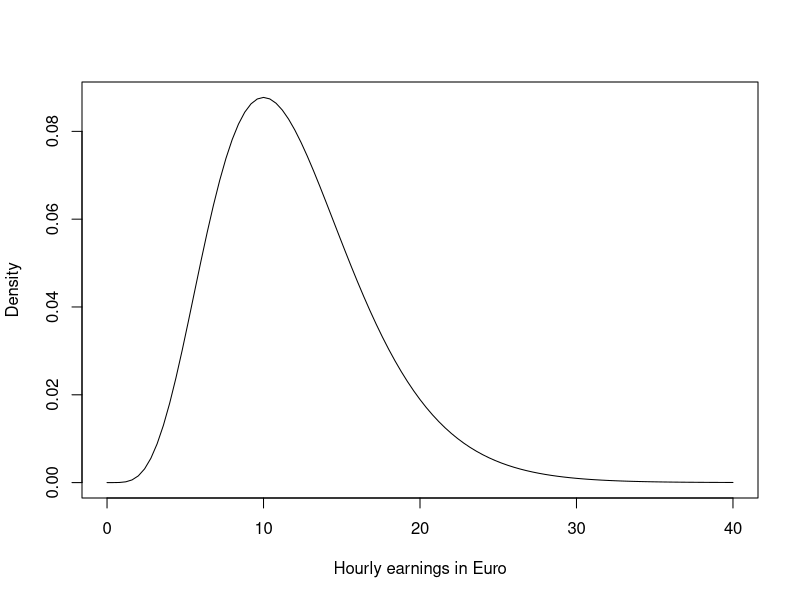
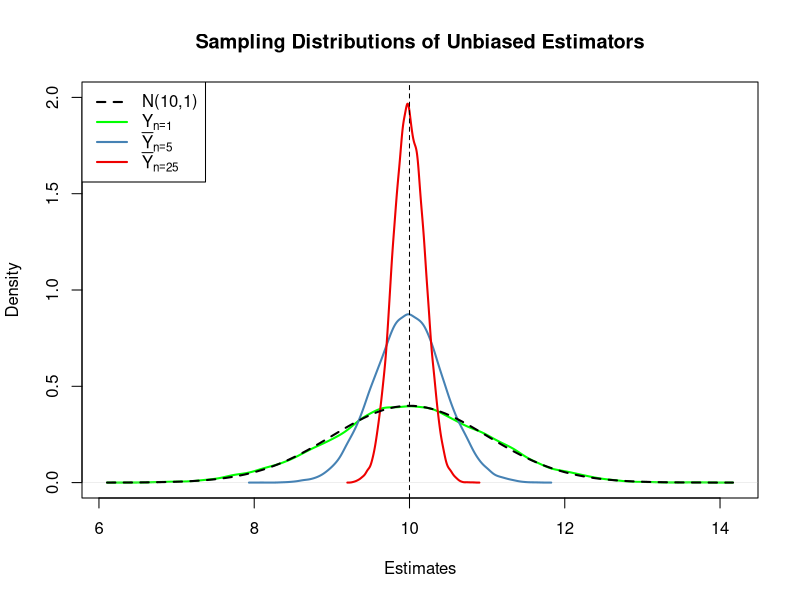
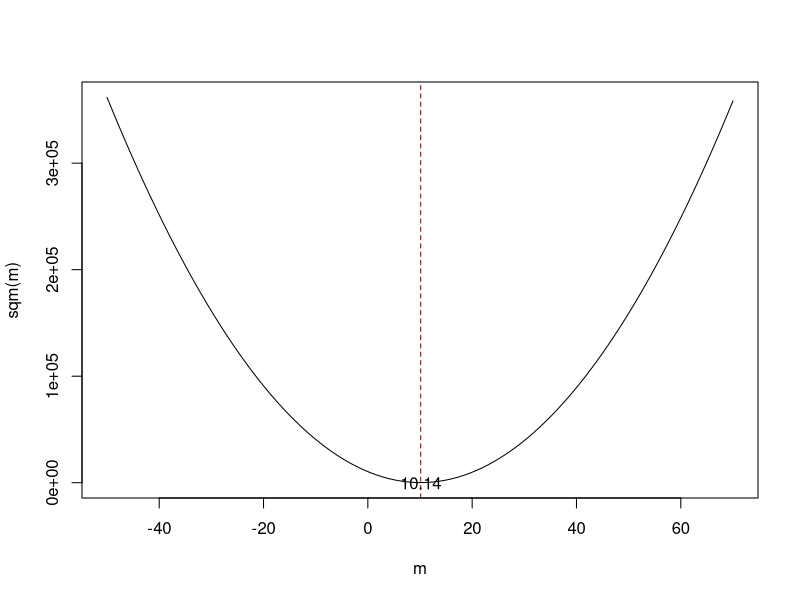
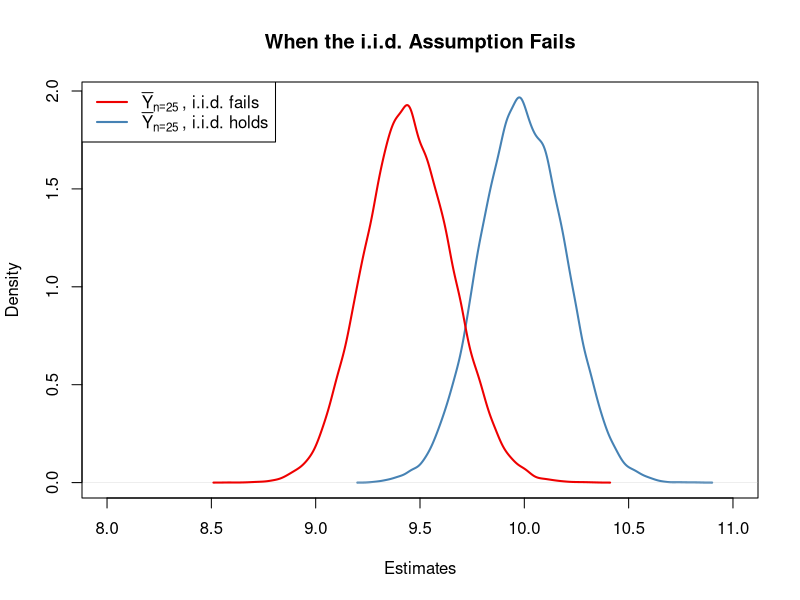
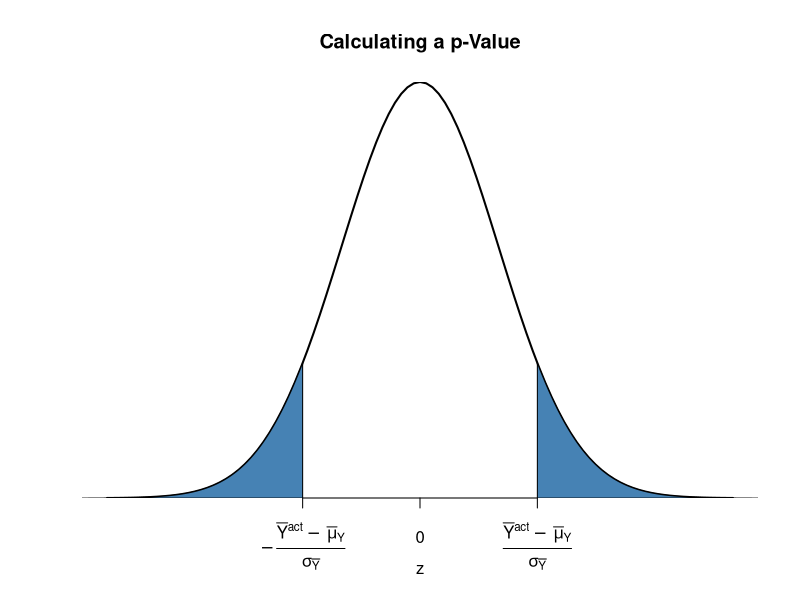
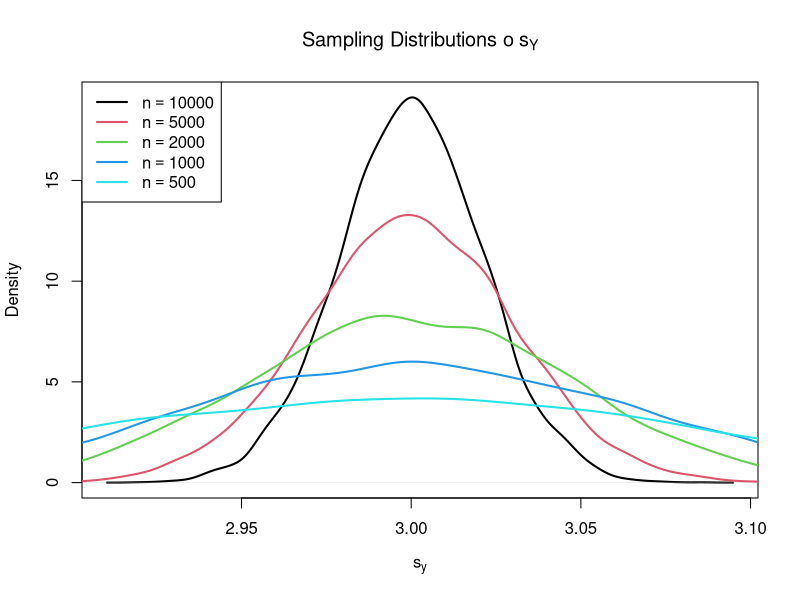
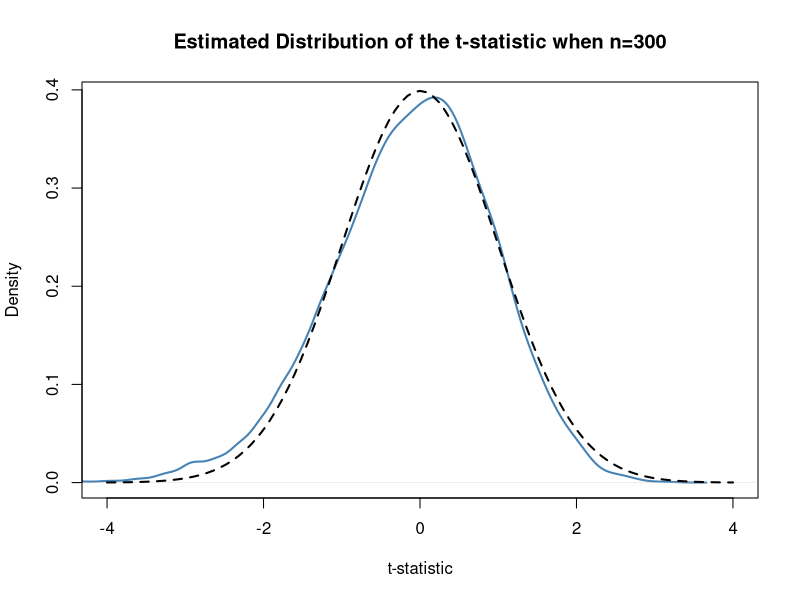
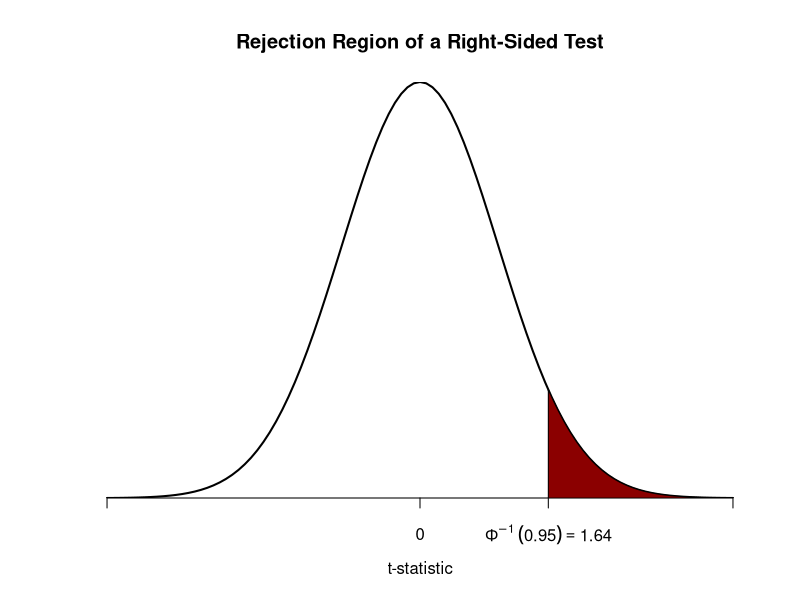

Write the R code that produced these figures, in order. (Note: this script raises an error after producing the figures.)
## ---- chunk 1
cat('
<div class = "keyconcept" id="KC3.1">
<h3 class = "right"> Key Concept 3.1 </h3>          
<h3 class = "left"> Estimators and Estimates </h3>

*Estimators* are functions of sample data drawn from an unknown population. *Estimates* are numeric values computed by estimators based on the sample data. Estimators are random variables because they are functions of *random* data. Estimates are nonrandom numbers.

</div>
')
## ---- chunk 2
cat('\\begin{keyconcepts}[Estimators and Estimates]{3.1}
\\textit{Estimators} are functions of sample data that are drawn randomly from an unknown population. \\textit{Estimates} are numeric values computed by estimators based on the sample data. Estimators are random variables because they are functions of \\textit{random} data. Estimates are nonrandom numbers.
\\end{keyconcepts}')
## ---- chunk 3
# plot the chi_12^2 distribution
curve(dchisq(x, df=12), 
      from = 0, 
      to = 40, 
      ylab = "Density", 
      xlab = "Hourly earnings in Euro")
## ---- chunk 4
# set seed for reproducibility
set.seed(1)

# sample from the chi_12^2 distribution, use only the first observation
rsamp <- rchisq(n = 100, df = 12)
rsamp[1]
## ---- chunk 5
cat('
<div class = "keyconcept" id="KC3.2">
<h3 class = "right"> Key Concept 3.2 </h3>          
<h3 class = "left"> Bias, Consistency and Efficiency </h3>

Desirable characteristics of an estimator include unbiasedness, consistency and efficiency.

**Unbiasedness:**  
If the mean of the sampling distribution of some estimator $\\hat\\mu_Y$ for the population mean $\\mu_Y$ equals $\\mu_Y$,
$$ E(\\hat\\mu_Y) = \\mu_Y, $$
the estimator is unbiased for $\\mu_Y$. The *bias* of $\\hat\\mu_Y$ then is $0$:

$$ E(\\hat\\mu_Y) - \\mu_Y = 0$$

**Consistency:**

We want the uncertainty of the estimator $\\mu_Y$ to decrease as the number of observations in the sample grows. More precisely, we want the probability that the estimate $\\hat\\mu_Y$ falls within a small interval around the true value $\\mu_Y$ to get increasingly closer to $1$ as $n$ grows. We write this as

$$ \\hat\\mu_Y \\xrightarrow{p} \\mu_Y. $$

**Variance and efficiency:**

We want the estimator to be efficient. Suppose we have two estimators, $\\hat\\mu_Y$ and $\\overset{\\sim}{\\mu}_Y$ and for some given sample size $n$ it holds that

$$ E(\\hat\\mu_Y) = E(\\overset{\\sim}{\\mu}_Y) = \\mu_Y $$
but
$$\\text{Var}(\\hat\\mu_Y) < \\text{Var}(\\overset{\\sim}{\\mu}_Y).$$

We then prefer to use $\\hat\\mu_Y$ as it has a lower variance than $\\overset{\\sim}{\\mu}_Y$, meaning that $\\hat\\mu_Y$ is more *efficient* in using the information provided by the observations in the sample.

</div>
')
## ---- chunk 6
cat('\\begin{keyconcepts}[Bias\\comma Consistency and Efficiency]{3.2}
Desirable characteristics of an estimator include unbiasedness, consistency and efficiency.\\newline

\\textbf{Unbiasedness:}

If the mean of the sampling distribution of some estimator $\\hat\\mu_Y$ for the population mean $\\mu_Y$ equals $\\mu_Y$,
$$ E(\\hat\\mu_Y) = \\mu_Ym, $$
the estimator is unbiased for $\\mu_Y$. The \\textit{bias} of $\\hat\\mu_Y$ then is $0$:

$$ E(\\hat\\mu_Y) - \\mu_Y = 0$$

\\textbf{Consistency:}

We want the uncertainty of the estimator $\\mu_Y$ to decrease as the number of observations in the sample grows. More precisely, we want the probability that the estimate $\\hat\\mu_Y$ falls within a small interval around the true value $\\mu_Y$ to get increasingly closer to $1$ as $n$ grows. We write this as

$$ \\hat\\mu_Y \\xrightarrow{p} \\mu_Y. $$

\\textbf{Variance and efficiency:}

We want the estimator to be efficient. Suppose we have two estimators, $\\hat\\mu_Y$ and $\\overset{\\sim}{\\mu}_Y$ and for some given sample size $n$ it holds that

$$ E(\\hat\\mu_Y) = E(\\overset{\\sim}{\\mu}_Y) = \\mu_Y $$
but
$$\\text{Var}(\\hat\\mu_Y) < \\text{Var}(\\overset{\\sim}{\\mu}_Y).$$

We then prefer to use $\\hat\\mu_Y$ as it has a lower variance than $\\overset{\\sim}{\\mu}_Y$, meaning that $\\hat\\mu_Y$ is more \\textit{efficient} in using the information provided by the observations in the sample.
\\end{keyconcepts}')
## ---- chunk 7
# generate a fictious population
pop <- rnorm(10000, 10, 1)

# sample from the population and estimate the mean
est1 <- replicate(expr = mean(sample(x = pop, size = 5)), n = 25000)

est2 <- replicate(expr = mean(sample(x = pop, size = 25)), n = 25000)

fo <- replicate(expr = sample(x = pop, size = 5)[1], n = 25000)
## ---- chunk 8
# check if object type is vector
is.vector(est1)
is.vector(est2)

# check length
length(est1)
length(est2)
## ---- chunk 9
# plot density estimate Y_1
plot(density(fo), 
      col = "green", 
      lwd = 2,
      ylim = c(0, 2),
      xlab = "Estimates",
      main = "Sampling Distributions of Unbiased Estimators")

# add density estimate for the distribution of the sample mean with n=5 to the plot
lines(density(est1), 
     col = "steelblue", 
     lwd = 2, 
     bty = "l")

# add density estimate for the distribution of the sample mean with n=25 to the plot
lines(density(est2), 
      col = "red2", 
      lwd = 2)

# add a vertical line at the true parameter
abline(v = 10, lty = 2)

# add N(10,1) density to the plot
curve(dnorm(x, mean = 10), 
     lwd = 2,
     lty = 2,
     add = T)

# add a legend
legend("topleft",
       legend = c("N(10,1)",
                  expression(Y[n == 1]),
                  expression(bar(Y)[n == 5]),
                  expression(bar(Y)[n == 25])
                  ), 
       lty = c(2, 1, 1, 1), 
       col = c("black","green", "steelblue", "red2"),
       lwd = 2)
## ---- chunk 10
# define the function and vectorize it
sqm <- function(m) {
 sum((y-m)^2)
}
sqm <- Vectorize(sqm)

# draw random sample and compute the mean
y <- rnorm(100, 10, 1)
mean(y)
## ---- chunk 11
# plot the objective function
curve(sqm(x), 
      from = -50, 
      to = 70,
      xlab = "m",
      ylab = "sqm(m)")

# add vertical line at mean(y)
abline(v = mean(y), 
       lty = 2, 
       col = "darkred")

# add annotation at mean(y)
text(x = mean(y), 
     y = 0, 
     labels = paste(round(mean(y), 2)))
## ---- chunk 12
# compute the population mean of pop
mean(pop)
## ---- chunk 13
# simulate outcomes for the sample mean when the i.i.d. assumption fails
est3 <-  replicate(n = 25000, 
                   expr = mean(sample(x = sort(pop), 
                                      size = 25, 
                                      prob = c(rep(4, 2500), rep(1, 7500)))))

# compute the sample mean of the outcomes
mean(est3)
## ---- chunk 14
# sampling distribution of sample mean, i.i.d. holds, n=25
plot(density(est2), 
      col = "steelblue",
      lwd = 2,
      xlim = c(8, 11),
      xlab = "Estimates",
      main = "When the i.i.d. Assumption Fails")

# sampling distribution of sample mean, i.i.d. fails, n=25
lines(density(est3),
      col = "red2",
      lwd = 2)

# add a legend
legend("topleft",
       legend = c(expression(bar(Y)[n == 25]~", i.i.d. fails"),
                  expression(bar(Y)[n == 25]~", i.i.d. holds")
                  ), 
       lty = c(1, 1), 
       col = c("red2", "steelblue"),
       lwd = 2)
## ---- chunk 15
# plot the standard normal density on the interval [-4,4]
curve(dnorm(x),
      xlim = c(-4, 4),
      main = "Calculating a p-Value",
      yaxs = "i",
      xlab = "z",
      ylab = "",
      lwd = 2,
      axes = "F")

# add x-axis
axis(1, 
     at = c(-1.5, 0, 1.5), 
     padj = 0.75,
     labels = c(expression(-frac(bar(Y)^"act"~-~bar(mu)[Y,0], sigma[bar(Y)])),
                0,
                expression(frac(bar(Y)^"act"~-~bar(mu)[Y,0], sigma[bar(Y)]))))

# shade p-value/2 region in left tail
polygon(x = c(-6, seq(-6, -1.5, 0.01), -1.5),
        y = c(0, dnorm(seq(-6, -1.5, 0.01)),0), 
        col = "steelblue")

# shade p-value/2 region in right tail
polygon(x = c(1.5, seq(1.5, 6, 0.01), 6),
        y = c(0, dnorm(seq(1.5, 6, 0.01)), 0), 
        col = "steelblue")
## ---- chunk 16
# vector of sample sizes
n <- c(10000, 5000, 2000, 1000, 500)

# sample observations, estimate using 'sd()' and plot the estimated distributions
sq_y <- replicate(n = 10000, expr = sd(rnorm(n[1], 10, 3)))
plot(density(sq_y),
     main = expression("Sampling Distributions o" ~ s[Y]),
     xlab = expression(s[y]),
     lwd = 2)

for (i in 2:length(n)) {
  sq_y <- replicate(n = 10000, expr = sd(rnorm(n[i], 10, 3)))
  lines(density(sq_y), 
        col = i, 
        lwd = 2)
}

# add a legend
legend("topleft",
       legend = c(expression(n == 10000),
                  expression(n == 5000),
                  expression(n == 2000),
                  expression(n == 1000),
                  expression(n == 500)), 
       col = 1:5,
       lwd = 2)
## ---- chunk 17
cat('
<div class = "keyconcept" id="KC3.4">
<h3 class = "right"> Key Concept 3.4 </h3>          
<h3 class = "left"> The Standard Error of $\\overline{Y}$ </h3>

Take an i.i.d. sample $Y_1, \\dots, Y_n$. The mean of $Y$ is consistently estimated by $\\overline{Y}$, the sample mean of the $Y_i$. Since $\\overline{Y}$ is a random variable, it has a sampling distribution with variance $\\frac{\\sigma_Y^2}{n}$.

The standard error of $\\overline{Y}$, denoted $SE(\\overline{Y})$ is an estimator of the standard deviation of $\\overline{Y}$:

$$ SE(\\overline{Y}) = \\hat\\sigma_{\\overline{Y}} = \\frac{s_Y}{\\sqrt{n}} $$

The caret (^) over $\\sigma$ indicates that $\\hat\\sigma_{\\overline{Y}}$ is an estimator for $\\sigma_{\\overline{Y}}$. 
</div>
')
## ---- chunk 18
cat('\\begin{keyconcepts}[The Standard Error of $\\overline{Y}$]{3.4}
Take an i.i.d. sample $Y_1, \\dots, Y_n$. The mean of $Y$ is consistently estimated by $\\overline{Y}$, the sample mean of the $Y_i$. Since $\\overline{Y}$ is a random variable, it has a sampling distribution with variance $\\frac{\\sigma_Y^2}{n}$.

The standard error of $\\overline{Y}$, denoted $SE(\\overline{Y})$ is an estimator of the standard deviation of $\\overline{Y}$:

$$ SE(\\overline{Y}) = \\hat\\sigma_{\\overline{Y}} = \\frac{s_Y}{\\sqrt{n}} $$

The caret (\\string^) over $\\sigma$ indicates that $\\hat\\sigma_{\\overline{Y}}$ is an estimator for $\\sigma_{\\overline{Y}}$. 
\\end{keyconcepts}
')
## ---- chunk 19
# draw 10000 samples of size 100 and estimate the mean of Y and
# estimate the standard error of the sample mean

mean_estimates <- numeric(10000)
se_estimates <- numeric(10000)

for (i in 1:10000) {
  
  s <- sample(0:1, 
              size = 100,  
              prob = c(0.9, 0.1),
              replace = T)
  
  mean_estimates[i] <- mean(s)
  se_estimates[i] <- sqrt(mean(s) * (1 - mean(s)) / 100)

}

mean(mean_estimates)
mean(se_estimates)
## ---- chunk 20
# sample and estimate, compute standard error
samplemean_act <- mean(
  sample(0:1, 
         prob = c(0.9, 0.1), 
         replace = T, 
         size = 100))

SE_samplemean <- sqrt(samplemean_act * (1 - samplemean_act) / 100)

# null hypothesis
mean_h0 <- 0.1

# compute the p-value
pvalue <- 2 * pnorm(- abs(samplemean_act - mean_h0) / SE_samplemean)
pvalue
## ---- chunk 21
# compute a t-statistic for the sample mean
tstatistic <- (samplemean_act - mean_h0) / SE_samplemean
tstatistic
## ---- chunk 22
# prepare empty vector for t-statistics
tstatistics <- numeric(10000)

# set sample size
n <- 300

# simulate 10000 t-statistics
for (i in 1:10000) {
  
  s <- sample(0:1, 
              size = n,  
              prob = c(0.9, 0.1),
              replace = T)
  
  tstatistics[i] <- (mean(s)-0.1)/sqrt(var(s)/n)
  
}
## ---- chunk 23
# plot density and compare to N(0,1) density
plot(density(tstatistics),
     xlab = "t-statistic",
     main = "Estimated Distribution of the t-statistic when n=300",
     lwd = 2,
     xlim = c(-4, 4),
     col = "steelblue")

# N(0,1) density (dashed)
curve(dnorm(x), 
      add = T, 
      lty = 2, 
      lwd = 2)
## ---- chunk 24
cat('
<div class = "keyconcept" id="KC3.5">
<h3 class = "right"> Key Concept 3.5 </h3>          
<h3 class = "left"> The Terminology of Hypothesis Testing </h3>

In hypothesis testing, two types of mistakes are possible:

1. The null hypothesis *is* rejected although it is true (type-I-error)  

2. The null hypothesis *is not* rejected although it is false (type-II-error) 

The **significance level** of the test is the probability to commit a type-I-error we are willing to accept in advance. E.g., using a prespecified significance level of $0.05$, we reject the null hypothesis if and only if the $p$-value is less than $0.05$. The significance level is chosen before the test is conducted.

An equivalent procedure is to reject the null hypothesis if the observed test statistic is, in absolute value terms, larger than the **critical value** of the test statistic. The critical value is determined by the significance level chosen and defines two disjoint sets of values which are called **acceptance region** and **rejection region**. The acceptance region contains all values of the test statistic for which the test does not reject while the rejection region contains all the values for which the test does reject.

The **$p$-value** is the probability that, in repeated sampling under the same conditions a test statistic is observed that provides just as much evidence against the null hypothesis as the test statistic actually observed.

The actual probability that the test rejects the true null hypothesis is called the **size of the test**. In an ideal setting, the size does equal the significance level.

The probability that the test correctly rejects a false null hypothesis is called **power**. 

</div>
')
## ---- chunk 25
cat('\\begin{keyconcepts}[The Terminology of Hypothesis Testing]{3.5}
In hypothesis testing, two types of mistakes are possible:\\newline

\\begin{enumerate}
\\item The null hypothesis \\textit{is} rejected although it is true (type-I-error)  
\\item The null hypothesis \\textit{is not} rejected although it is false (type-II-error) 
\\end{enumerate}\\vspace{0.5cm}

The \\textit{significance level} of the test is the probability to commit a type-I-error we are willing to accept in advance. E.g., using a prespecified significance level of $0.05$, we reject the null hypothesis if and only if the $p$-value is less than $0.05$. The significance level is chosen before the test is conducted.\\newline

An equivalent procedure is to reject the null hypothesis if the observed test statistic is, in absolute value terms, larger than the \\textit{critical value} of the test statistic. The critical value is determined by the significance level chosen and defines two disjoint sets of values which are called \\textit{acceptance region} and \\textit{rejection region}. The acceptance region contains all values of the test statistic for which the test does not reject while the rejection region contains all the values for which the test does reject.\\newline

The \\textit{$p$-value} is the probability that, in repeated sampling under the same conditions, a test statistic is observed that provides just as much evidence against the null hypothesis as the test statistic actually observed.\\newline

The actual probability that the test rejects the true null hypothesis is called the \\textit{size of the test}. In an ideal setting, the size equals the significance level.\\newline

The probability that the test correctly rejects a false null hypothesis is called \\textit{power}. 
\\end{keyconcepts}
')
## ---- chunk 26
# check whether p-value < 0.05
pvalue < 0.05
## ---- chunk 27
# check the critical value
qnorm(p = 0.975)

# check whether the null is rejected using the t-statistic computed further above
abs(tstatistic) > 1.96
## ---- chunk 28
cat('
<div class = "keyconcept" id="KC3.6">
<h3 class = "right"> Key Concept 3.6 </h3>          
<h3 class = "left"> Testing the Hypothesis $E(Y) = \\mu_{Y,0}$ Against the Alternative $E(Y) \\neq \\mu_{Y,0}$ </h3>

1. Estimate $\\mu_{Y}$ using $\\overline{Y}$ and compute the $SE(\\overline{Y})$, standard error of $\\overline{Y}$.

2. Compute the $t$-statistic.

3. Compute the $p$-value and reject the null hypothesis at the $5\\%$ level of significance if the $p$-value is smaller than $0.05$ or, equivalently, if
$$ \\left\\lvert t^{act} \\right\\rvert > 1.96. $$
</div>

')
## ---- chunk 29
cat('\\begin{keyconcepts}[Testing the Hypothesis $E(Y) = \\mu_{Y,0}$ Against the Alternative $E(Y) \\neq \\mu_{Y,0}$]{3.6}
\\begin{enumerate}
\\item Estimate $\\mu_{Y}$ using $\\overline{Y}$ and compute $SE(\\overline{Y})$, the standard error of $SE(\\overline{Y})$.
\\item Compute the $t$-statistic.
\\item Compute the $p$-value and reject the null hypothesis at the $5\\%$ level of significance if the $p$-value is smaller than $0.05$ or, equivalently, if $$\\left\\lvert t^{act} \\right\\rvert > 1.96.$$
\\end{enumerate}
\\end{keyconcepts}
')
## ---- chunk 30
# plot the standard normal density on the domain [-4,4]
curve(dnorm(x),
      xlim = c(-4, 4),
      main = "Rejection Region of a Right-Sided Test",
      yaxs = "i",
      xlab = "t-statistic",
      ylab = "",
      lwd = 2,
      axes = "F")

# add the x-axis
axis(1, 
     at = c(-4, 0, 1.64, 4), 
     padj = 0.5,
     labels = c("", 0, expression(Phi^-1~(.95)==1.64), ""))

# shade the rejection region in the left tail
polygon(x = c(1.64, seq(1.64, 4, 0.01), 4),
        y = c(0, dnorm(seq(1.64, 4, 0.01)), 0), 
        col = "darkred")
## ---- chunk 31
# plot the the standard normal density on the domain [-4,4]
curve(dnorm(x),
      xlim = c(-4, 4),
      main = "Rejection Region of a Left-Sided Test",
      yaxs = "i",
      xlab = "t-statistic",
      ylab = "",
      lwd = 2,
      axes = "F")

# add x-axis
axis(1, 
     at = c(-4, 0, -1.64, 4), 
     padj = 0.5,
     labels = c("", 0, expression(Phi^-1~(.05)==-1.64), ""))

# shade rejection region in right tail
polygon(x = c(-4, seq(-4, -1.64, 0.01), -1.64),
        y = c(0, dnorm(seq(-4, -1.64, 0.01)), 0), 
        col = "darkred")
## ---- chunk 32
cat('
<div class = "keyconcept" id="KC3.7">
<h3 class = "right"> Key Concept 3.7 </h3>          
<h3 class = "left"> Confidence Intervals for the Population Mean </h3>

A $95\\%$ confidence interval for $\\mu_Y$ is a random variable that contains the true $\\mu_Y$ in $95\\%$ of all possible random samples. When $n$ is large we can use the normal approximation. Then, $99\\%$, $95\\%$, $90\\%$ confidence intervals are

\\begin{align}
&99\\%\\text{ confidence interval for } \\mu_Y = \\left[ \\overline{Y} \\pm 2.58 \\times SE(\\overline{Y}) \\right], \\\\
&95\\%\\text{ confidence interval for } \\mu_Y = \\left[\\overline{Y} \\pm 1.96 \\times SE(\\overline{Y}) \\right], \\\\
&90\\%\\text{ confidence interval for } \\mu_Y = \\left[ \\overline{Y} \\pm 1.64 \\times SE(\\overline{Y}) \\right].
\\end{align}

These confidence intervals are sets of null hypotheses we cannot reject in a two-sided hypothesis test at the given level of confidence.

Now consider the following statements.

1. In repeated sampling, the interval
$$ \\left[ \\overline{Y} \\pm 1.96 \\times SE(\\overline{Y}) \\right] $$
covers the true value of $\\mu_Y$ with a probability of $95\\%$.

2. We have computed $\\overline{Y} = 5.1$ and $SE(\\overline{Y})=2.5$ so the interval
$$ \\left[ 5.1  \\pm 1.96 \\times 2.5 \\right] = \\left[0.2,10\\right] $$ covers the true value of $\\mu_Y$ with a probability of $95\\%$.

While 1. is right (this is in line with the definition above), 2. is wrong and none of your lecturers wants to read such a sentence in a term paper, written exam or similar, believe us.
The difference is that, while 1. is the definition of a random variable, 2. is one possible *outcome* of this random variable so there is no meaning in making any probabilistic statement about it. Either the computed interval does cover $\\mu_Y$ *or* it does not!

</div>
')
## ---- chunk 33
cat('\\begin{keyconcepts}[Confidence Intervals for the Population Mean]{3.7}
A $95\\%$ confidence interval for $\\mu_Y$ is a \\texttt{random variable} that contains the true $\\mu_Y$ in $95\\%$ of all possible random samples. When $n$ is large we can use the normal approximation. Then, $99\\%$, $95\\%$, $90\\%$ confidence intervals are

\\begin{align}
&99\\%\\text{ confidence interval for } \\mu_Y = \\left[ \\overline{Y} \\pm 2.58 \\times SE(\\overline{Y}) \\right], \\\\
&95\\%\\text{ confidence interval for } \\mu_Y = \\left[\\overline{Y} \\pm 1.96 \\times SE(\\overline{Y}) \\right], \\\\
&90\\%\\text{ confidence interval for } \\mu_Y = \\left[ \\overline{Y} \\pm 1.64 \\times SE(\\overline{Y}) \\right].
\\end{align}

These confidence intervals are sets of null hypotheses we cannot reject in a two-sided hypothesis test at the given level of confidence.\\newline

Now consider the following statements.\\newline

\\begin{enumerate}
\\item In repeated sampling, the interval
$$ \\left[ \\overline{Y} \\pm 1.96 \\times SE(\\overline{Y}) \\right] $$
covers the true value of $\\mu_Y$ with a probability of $95\\%$.

\\item We have computed $\\overline{Y} = 5.1$ and $SE(\\overline{Y})=2.5$ so the interval
$$ \\left[5.1  \\pm 1.96 \\times 2.5 \\right] = \\left[0.2,10\\right] $$ covers the true value of $\\mu_Y$ with a probability of $95\\%$.
\\end{enumerate}\\vspace{0.5cm}

While 1. is right (this is in line with the definition above), 2. is wrong and none of your lecturers wants to read such a sentence in a term paper, written exam or similar, believe us.
The difference is that, while 1. is the definition of a random variable, 2. is one possible \\textit{outcome} of this random variable so there is no meaning in making any probabilistic statement about it. Either the computed interval \\textit{does cover} $\\mu_Y$ or it \\textit{does not}!
\\end{keyconcepts}
')
## ---- chunk 34
# set seed
set.seed(1)

# generate some sample data
sampledata <- rnorm(100, 10, 10)

# check the type of the outcome produced by t.test
typeof(t.test(sampledata))

# display the list elements produced by t.test
ls(t.test(sampledata))
## ---- chunk 35
t.test(sampledata)$"conf.int"
## ---- chunk 36
t.test(sampledata)
## ---- chunk 37
# set random seed
set.seed(1)

# draw data from two different populations with equal mean
sample_pop1 <- rnorm(100, 10, 10)
sample_pop2 <- rnorm(100, 10, 20)

# perform a two sample t-test
t.test(sample_pop1, sample_pop2)
## ---- chunk 38
# load the 'readxl' package
library(readxl)
## ---- chunk 39
# import the data into R
cps <- read_excel(path = "data/cps_ch3.xlsx")
## ---- chunk 40
# load the 'dplyr' package
library(dplyr)
## ---- chunk 41
# get an overview of the data structure
head(cps)

# group data by gender and year and compute the mean, standard deviation
# and number of observations for each group
avgs <- cps %>% 
        group_by(a_sex, year) %>% 
        summarise(mean(ahe08), 
                  sd(ahe08), 
                  n())

# print the results to the console
print(avgs)
## ---- chunk 42
# split the dataset by gender
male <- avgs %>% dplyr::filter(a_sex == 1) 

female <- avgs %>% dplyr::filter(a_sex == 2)

# rename columns of both splits
colnames(male)   <- c("Sex", "Year", "Y_bar_m", "s_m", "n_m")
colnames(female) <- c("Sex", "Year", "Y_bar_f", "s_f", "n_f")

# estimate gender gaps
gap <- male$Y_bar_m - female$Y_bar_f

# compute standard errors
gap_se <- sqrt(male$s_m^2 / male$n_m + female$s_f^2 / female$n_f)

#Compute confidence intervals for all dates
gap_ci_l <- gap - 1.96 * gap_se

gap_ci_u <- gap + 1.96 * gap_se

result <- cbind(male[,-1], female[,-(1:2)], gap, gap_se, gap_ci_l, gap_ci_u)

# print the results to the console
print(result, digits = 3)
## ---- chunk 43
# set random seed
set.seed(123)

# generate dataset
X <- runif(n = 100, 
           min = 18, 
           max = 70)

Y <- X + rnorm(n=100, 50, 15)

# plot observations
plot(X, 
     Y, 
     type = "p",
     main = "A Scatterplot of X and Y",
     xlab = "Age",
     ylab = "Earnings",
     col = "steelblue",
     pch = 19)
## ---- chunk 44
# compute sample covariance of X and Y
cov(X, Y)

# compute sample correlation between X and Y
cor(X, Y)

# an equivalent way to compute the sample correlation
cov(X, Y) / (sd(X) * sd(Y))
## ---- chunk 45
library(MASS)

# set random seed
set.seed(1)

# positive correlation (0.81)
example1 <- mvrnorm(100,
                    mu = c(0, 0), 
                    Sigma = matrix(c(2, 2, 2, 3), ncol = 2),
                    empirical = TRUE)

# negative correlation (-0.81)
example2 <- mvrnorm(100,
                    mu = c(0, 0), 
                    Sigma = matrix(c(2, -2, -2, 3), ncol = 2),
                    empirical = TRUE)

# no correlation 
example3 <- mvrnorm(100,
                    mu = c(0, 0), 
                    Sigma = matrix(c(1, 0, 0, 1), ncol = 2),
                    empirical = TRUE)

# no correlation (quadratic relationship)
X <- seq(-3, 3, 0.01)
Y <- - X^2 + rnorm(length(X))

example4 <- cbind(X, Y)

# divide plot area as 2-by-2 array
par(mfrow = c(2, 2))

# plot datasets
plot(example1, col = "steelblue", pch = 20, xlab = "X", ylab = "Y", 
     main = "Correlation = 0.81")

plot(example2, col = "steelblue", pch = 20, xlab = "X", ylab = "Y", 
     main = "Correlation = -0.81")

plot(example3, col = "steelblue", pch = 20, xlab = "X", ylab = "Y", 
     main = "Correlation = 0")

plot(example4, col = "steelblue", pch = 20, xlab = "X", ylab = "Y", 
     main = "Correlation = 0")
## ---- chunk 46
if (my_output=="html") {
  cat('
<div  class = "DCexercise">

#### 1. Biased ... {-}

Consider the following alternative estimator for $\\mu_Y$, the mean of the $Y_i$

$$\\widetilde{Y}=\\frac{1}{n-1}\\sum\\limits_{i=1}^n Y_i$$

In this exercise we will illustrate that this estimator is a biased estimator for $\\mu_Y$.

**Instructions:**

  + Define a function <tt>Y_tilde</tt> that implements the estimator above.
  
  + Randomly draw 5 observations from the $\\mathcal{N}(10, 25)$ distribution and compute an estimate using <tt>Y_tilde()</tt>. Repeat this procedure 10000 times and store the results in <tt>est_biased</tt>. 
  
  + Plot a histogram of <tt>est_biased</tt>.
  
  + Add a red vertical line at $\\mu=10$ using the function <tt>abline()</tt>.
  
<iframe src="DCL/ex3_1.html" frameborder="0" scrolling="no" style="width:100%;height:400px"></iframe>

**Hints:**

  + To compute the sum of a vector you can use <tt>sum()</tt>, to get the length of a vector you can use <tt>length()</tt>.
  
  + Use the function <tt>replicate()</tt> to compute repeatedly estimates of random samples. With the arguments <tt>expr</tt> and <tt>n</tt> you can specify the operation and how often it has to be replicated.
  
  + A histogram can be plotted with the function <tt>hist()</tt>.
  
  + The point on the x-axis as well as the color for the vertical line can be specified via the arguments <tt>v</tt> and <tt>col</tt>.

</div>')
} else {
  cat('\\begin{center}\\textit{This interactive part of the book is only available in the HTML version.}\\end{center}')
}
## ---- chunk 47
if (my_output=="html") {
  cat('
<div  class = "DCexercise">

#### 2. ... but consistent estimator {-}

Consider again the estimator from the previous exercise. It is available in your environment as the function <tt>Y_tilde()</tt>. You are requested to do the same procedure as in the previous exercise. This time, however, increase the number of observations to draw from 5 to 1000. 

What do you notice? What can you say about this estimator?

**Instructions:**

  + Randomly draw 1000 observations from the $\\mathcal{N}(10, 25)$ distribution and compute an estimate of the mean using <tt>Y_tilde()</tt>. Repeat this procedure 10000 times and store the results in <tt>est_consistent</tt>. 
  
  + Plot a histogram of <tt>est_consistent</tt>.
  
  + Add a red vertical line at $\\mu=10$ using the function <tt>abline()</tt>.
  
<iframe src="DCL/ex3_2.html" frameborder="0" scrolling="no" style="width:100%;height:340px"></iframe>

**Hints:**

  + Use the function <tt>replicate()</tt> to compute estimates of repeatedly drawn random samples. Using the arguments <tt>expr</tt> and <tt>n</tt> you may specify the operation and how often it will be replicated.
  
  + A histogram can be plotted with the function <tt>hist()</tt>.
  
  + The position on the x-axis as well as the color for the vertical line can be specified via the arguments <tt>v</tt> and <tt>col</tt>.

</div>')}
## ---- chunk 48
if (my_output=="html") {
  cat('
<div  class = "DCexercise">

#### 3. Efficiency of an Estimator {-}

In this exercise we want to illustrate the result that the sample mean

$$\\hat{\\mu}_Y=\\sum\\limits_{i=1}^{n}a_iY_i$$ with the equal weighting scheme $a_i=\\frac{1}{n}$ for $i=1,...,n$ is the best linear unbiased estimator (BLUE) of $\\mu_Y$. 

As an alternative, consider the estimator

$$\\tilde{\\mu}_Y=\\sum\\limits_{i=1}^{n}b_iY_i$$

where $b_i$ gives the first $\\frac{n}{2}$ observations a higher weighting than the second $\\frac{n}{2}$ observations (we assume that $n$ is even for simplicity). 

The vector of weights <tt>w</tt> has been defined already and is available in your working environment.

**Instructions:**

  + Verify that $\\tilde{\\mu}$ is an unbiased estimator of $\\mu_Y$, the mean of the $Y_i$.
  
  + Implement the alternative estimator of $\\mu_Y$ as a function <tt>mu_tilde()</tt>.

  + Randomly draw 100 observations from the $\\mathcal{N}(5, 100)$ distribution and compute estimates with both estimators. Repeat this procedure 10000 times and store the results in <tt>est_bar</tt> and <tt>est_tilde</tt>.
  
  + Compute the sample variances of <tt>est_bar</tt> and <tt>est_tilde</tt>. What can you say about both estimators?
  
<iframe src="DCL/ex3_3.html" frameborder="0" scrolling="no" style="width:100%;height:420px"></iframe>

**Hints:**

  + In order for $\\tilde{\\mu}$ to be an unbiased estimator all weights have to sum up to 1.
  
  + Use the function <tt>replicate()</tt> to compute estimates of repeatedly drawn samples. With the arguments <tt>expr</tt> and <tt>n</tt> you can specify the operation and how often it is replicated.

  + You may use <tt>var()</tt> the compute the sample variance.

</div>')}
## ---- chunk 49
if (my_output=="html") {
  cat('
<div  class = "DCexercise">

#### 4. Hypothesis Test --- $t$-statistic {-}

Consider the CPS dataset from Chapter \\@ref(aattggoe) again. The dataset <tt>cps</tt> is available in your working environment.

We suppose that the average hourly earnings (in prices of 2012) <tt>ahe12</tt> exceed 23.50 $\\$/h$ and wish to test this hypothesis at a significance level of $\\alpha=0.05$. Please do the following:

**Instructions:**

  + Compute the test statistic by hand and assign it to <tt>tstat</tt>.
  
  + Use <tt>tstat</tt> to accept or reject the null hypothesis. Please do so using the normal approximation. 
  
<iframe src="DCL/ex3_4.html" frameborder="0" scrolling="no" style="width:100%;height:340px"></iframe>

**Hints:**

  + We test $H_0:\\mu_{Y_{ahe}}\\leq 23.5$ vs. $H_1:\\mu_{Y_{ahe}}>23.5$. That is, we conduct a right-sided test.
  
  + The $t$-statistic is defined as $\\frac{\\bar{Y}-\\mu_{Y,0}}{s_{Y}/\\sqrt{n}}$ where $s_Y$ denotes the sample variance.

  + To decide whether the null hypothesis is accepted or rejected you can compare the $t$-statistic with the respective quantile of the standard normal distribution. Use logical operators.

</div>')}
## ---- chunk 50
if (my_output=="html") {
  cat('
<div  class = "DCexercise">

#### 5. Hypothesis Test --- $p$-value {-}

Reconsider the test situation from the previous exercise. The dataset <tt>cps</tt> as well as the vector <tt>tstat</tt> are available in your working environment.

Instead of using the $t$-statistic as decision criterion you may also use the $p$-value. Now please do the following:

**Instructions:**

  + Compute the $p$-value by hand and assign it to <tt>pval</tt>.
  
  + Use <tt>pval</tt> to accept or reject the null hypothesis.
  
<iframe src="DCL/ex3_5.html" frameborder="0" scrolling="no" style="width:100%;height:340px"></iframe>

**Hints:**

  + The $p$-value for a right-sided test can be computed as $p=P(t>t^{act}|H_0)$.
  
  + We reject the null if $p<\\alpha$. Use logical operators to check for this.

</div>')}
## ---- chunk 51
if (my_output=="html") {
  cat('
<div  class = "DCexercise">

#### 6. Hypothesis Test --- One Sample $t$-test {-}

In the last two exercises we discussed two ways of conducting a hypothesis test. These approaches are somewhat cumbersome to apply by hand which is why <tt>R</tt> provides the function <tt>t.test()</tt>. It does most of the work automatically. <tt>t.test()</tt> provides $t$-statistics, $p$-values and even confidence intervals (more on the latter in later exercises). Note that <tt>t.test()</tt> uses the $t$-distribution instead of the normal distribution which becomes important when the sample size is small. 

The dataset <tt>cps</tt> and the variable <tt>pval</tt> from Exercise 3.4 are available in your working environment.

**Instructions:**

  + Conduct the hypothesis test from previous exercises using the function <tt>t.test()</tt>.
  
  + Extract the $t$-statistic and the $p$-value from the list created by <tt>t.test()</tt>. Assign them to the variables <tt>tstat</tt> and <tt>pvalue</tt>.
  
  + Verify that using the normal approximation here is valid as well by computing the difference between both $p$-values.
  
<iframe src="DCL/ex3_6.html" frameborder="0" scrolling="no" style="width:100%;height:340px"></iframe>

**Hints:**

  + The type of the test as well as the null hypothesis can be specified via the arguments <tt>alternative</tt> and <tt>mu</tt>.
  
  + The $t$-statistic and the $p$-value can be obtained via <tt>\\$statistic</tt> and <tt>\\$p.value</tt>, respectively.

</div>')}
## ---- chunk 52
if (my_output=="html") {
  cat('
<div  class = "DCexercise">

#### 7. Hypothesis Test --- Two Sample $t$-test {-}

Consider the annual maximum sea levels at Port Pirie (Southern Australia) and Fremantle (Western Australia) for the last 30 years.

The observations are made available as vectors <tt>portpirie</tt> and <tt>fremantle</tt> in your working environment.

**Instructions:**

  + Test whether there is a significant difference in the annual maximum sea levels at a significance level of $\\alpha=0.05$.

<iframe src="DCL/ex3_7.html" frameborder="0" scrolling="no" style="width:100%;height:340px"></iframe>

**Hints:**

  + We test $H_0:\\mu_{P}-\\mu_{F}=0$ vs. $H_1:\\mu_{P}-\\mu_{F}\\ne 0$. That is, we conduct a two sample $t$-test.
  
  + For a two sample $t$-test the function <tt>t.test()</tt> expects two vectors containing the data.

</div>')}
## ---- chunk 53
if (my_output=="html") {
  cat('
<div  class = "DCexercise">

#### 8. Confidence Interval {-}

Reconsider the test situation concerning the annual maximum sea levels at Port Pirie and Fremantle.

The variables <tt>portpirie</tt> and <tt>fremantle</tt> are again available in your working environment.

**Instructions:**

  + Construct a $95\\%$-confidence interval for the difference in the sea levels using <tt>t.test()</tt>.

<iframe src="DCL/ex3_8.html" frameborder="0" scrolling="no" style="width:100%;height:340px"></iframe>

**Hint:**

  + The function <tt>t.test()</tt> computes a $95\\%$ confidence interval by default. This is accessible via <tt>$conf.int</tt>.

</div>')}
## ---- chunk 54
if (my_output=="html") {
  cat('
<div  class = "DCexercise">

#### 9. (Co)variance and Correlation I {-}

Consider a random sample $(X_i, Y_i)$ for $i=1,...,100$.

The respective vectors <tt>X</tt> and <tt>Y</tt> are available in your working environment.

**Instructions:**

  + Compute the variance of $X$ using the function <tt>cov()</tt>.
  
  + Compute the covariance of $X$ and $Y$.
  
  + Compute the correlation between $X$ and $Y$.

<iframe src="DCL/ex3_9.html" frameborder="0" scrolling="no" style="width:100%;height:340px"></iframe>

**Hints:**

  + The variance is a special case of the covariance.
  
  + <tt>cov()</tt> as well as <tt>cor()</tt> expect a vector for each variable.

</div>')}
## ---- chunk 55
if (my_output=="html") {
  cat('
<div  class = "DCexercise">

#### 10. (Co)variance and Correlation II {-}

In this exercise we want to examine the limitations of the correlation as a dependency measure. 

Once the session has initialized you will see the plot of 100 realizations from two random variables $X$ and $Y$.

The respective observations are available in the vectors <tt>X</tt> and <tt>Y</tt> in your working environment.

**Instructions:**

  + Compute the correlation between $X$ and $Y$. Interpret your result critically.

<iframe src="DCL/ex3_10.html" frameborder="0" scrolling="no" style="width:100%;height:340px"></iframe>

**Hint:**

  + <tt>cor()</tt> expects a vector for each variable.

</div>')}
